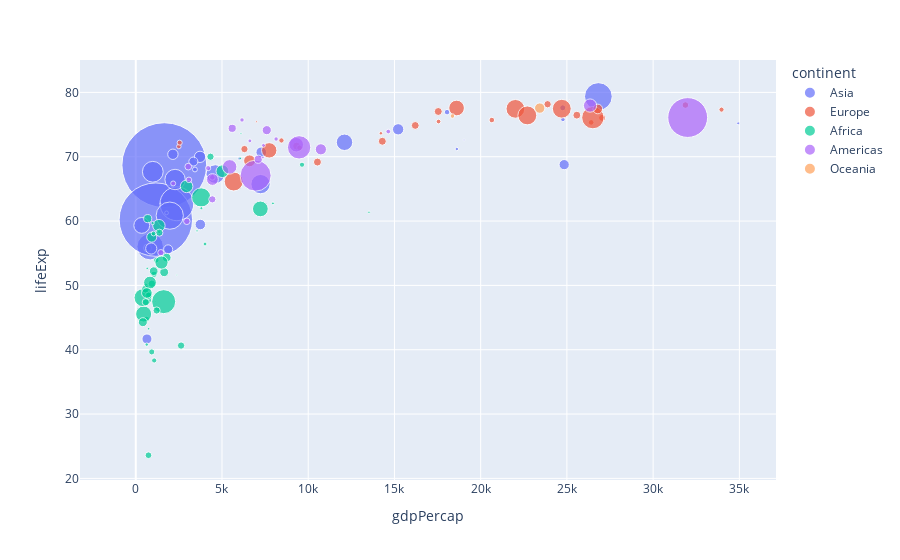

Here is the notebook cell this chart was saved with:
### Markdown cell above
### Create Interactive Bubble Charts

### Code cell
px.scatter(country_data1992, x="gdpPercap", y="lifeExp", color="continent", size="pop", size_max=60)
